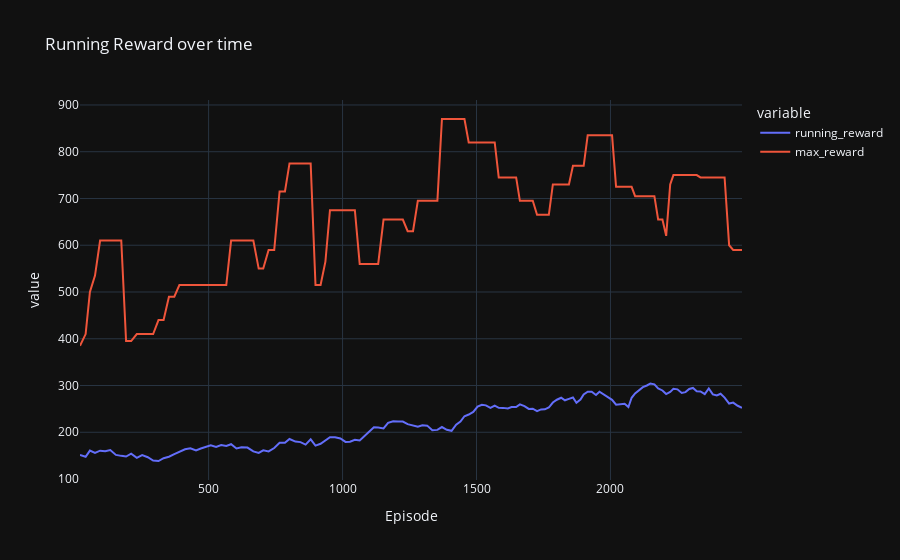

Notebook source saved alongside this figure:
### Code cell
px.line(
    df,
    x='episode',
    y=['running_reward', "max_reward"],
    title='Running Reward over time',
    labels={
        'running_reward': 'Running Reward',
        'episode': 'Episode'
        },
    template='plotly_dark'
    )

### Figure 1 — Plotly figure (JSON) as saved in the notebook; plotly's stock layout.template omitted (floating-point values rounded to 4 significant figures; data arrays with more than 128 entries replaced by an {"elided": "..."} marker saying what was removed)
{"data": [{"hovertemplate": "variable=running_reward<br>Episode=%{x}<br>value=%{y}<extra></extra>", "legendgroup": "running_reward", "line": {"color": "#636efa", "dash": "solid"}, "marker": {"symbol": "circle"}, "mode": "lines", "name": "running_reward", "orientation": "v", "showlegend": true, "type": "scatter", "x": {"elided": "146 int values"}, "xaxis": "x", "y": {"elided": "146 float values"}, "yaxis": "y"}, {"hovertemplate": "variable=max_reward<br>Episode=%{x}<br>value=%{y}<extra></extra>", "legendgroup": "max_reward", "line": {"color": "#EF553B", "dash": "solid"}, "marker": {"symbol": "circle"}, "mode": "lines", "name": "max_reward", "orientation": "v", "showlegend": true, "type": "scatter", "x": {"elided": "146 int values"}, "xaxis": "x", "y": {"elided": "146 int values"}, "yaxis": "y"}], "layout": {"legend": {"title": {"text": "variable"}, "tracegroupgap": 0}, "title": {"text": "Running Reward over time"}, "xaxis": {"anchor": "y", "domain": [0, 1], "title": {"text": "Episode"}}, "yaxis": {"anchor": "x", "domain": [0, 1], "title": {"text": "value"}}}}
